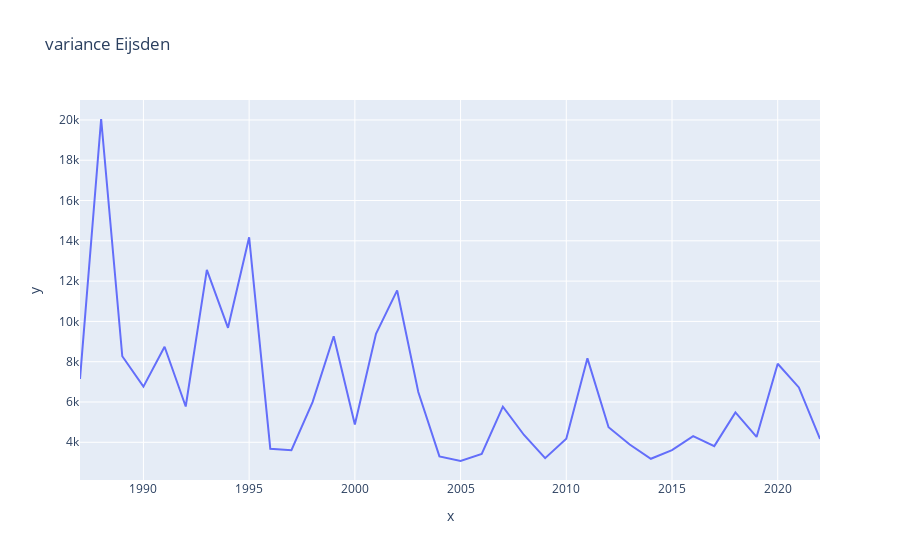

Notebook code cell kept with this figure:
### Code cell
#plot variance Eijsden
x = year_number
y = variance_list_Eijsden
fig = px.line(dataEijsden, title = 'variance Eijsden', x = year_number, y = variance_list_Eijsden)
fig.show()

### Figure 1 — Plotly figure (JSON) as saved in the notebook; plotly's stock layout.template omitted (floating-point values rounded to 4 significant figures)
{"data": [{"hovertemplate": "x=%{x}<br>y=%{y}<extra></extra>", "legendgroup": "", "line": {"color": "#636efa", "dash": "solid"}, "marker": {"symbol": "circle"}, "mode": "lines", "name": "", "orientation": "v", "showlegend": false, "type": "scatter", "x": [1987, 1988, 1989, 1990, 1991, 1992, 1993, 1994, 1995, 1996, 1997, 1998, 1999, 2000, 2001, 2002, 2003, 2004, 2005, 2006, 2007, 2008, 2009, 2010, 2011, 2012, 2013, 2014, 2015, 2016, 2017, 2018, 2019, 2020, 2021, 2022], "xaxis": "x", "y": [7146.0, 20050.0, 8272.0, 6760.0, 8742.0, 5778.0, 12560.0, 9682.0, 14170.0, 3682.0, 3610.0, 5993.0, 9264.0, 4885.0, 9384.0, 11540.0, 6493.0, 3301.0, 3071.0, 3423.0, 5767.0, 4363.0, 3213.0, 4178.0, 8166.0, 4748.0, 3892.0, 3183.0, 3614.0, 4305.0, 3810.0, 5485.0, 4266.0, 7899.0, 6722.0, 4166.0], "yaxis": "y"}], "layout": {"legend": {"tracegroupgap": 0}, "title": {"text": "variance Eijsden"}, "xaxis": {"anchor": "y", "domain": [0, 1], "title": {"text": "x"}}, "yaxis": {"anchor": "x", "domain": [0, 1], "title": {"text": "y"}}}}
